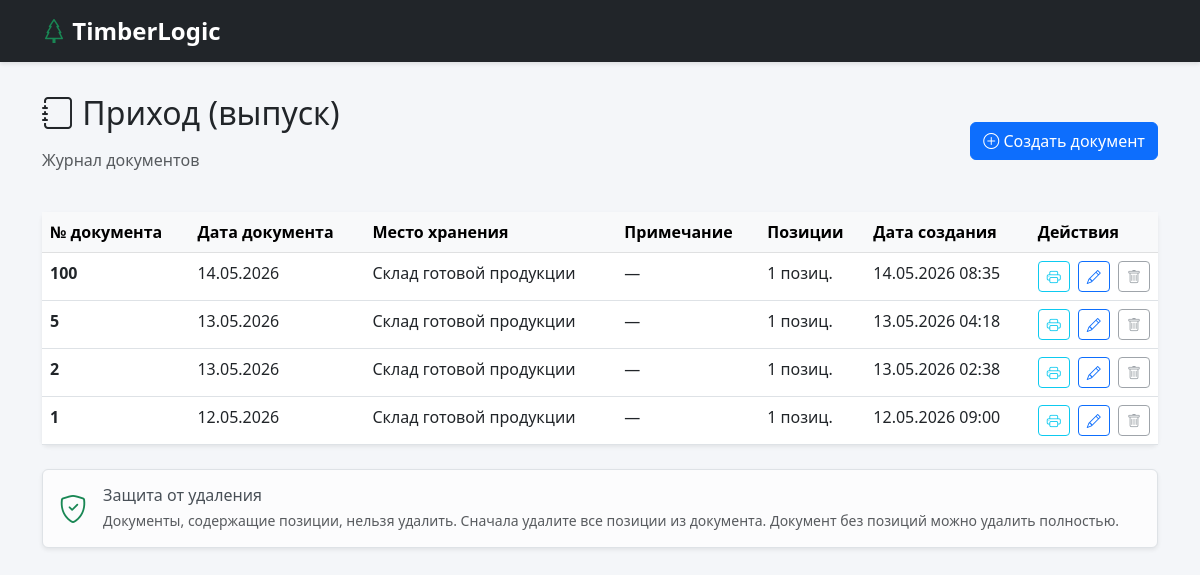
Page /documents/income/ on the earlier database version.
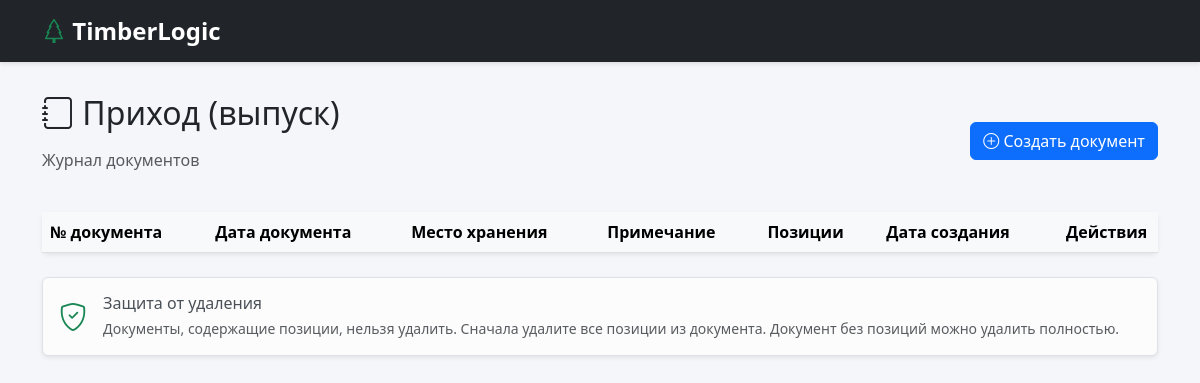
Same page on the later database version.
### lumber_track/models.py (models this page shows, shortened)
class Document(models.Model):
    DOCUMENT_TYPES = [
        (1, 'Начальные остатки'),
        (2, 'Приход (выпуск)'),
        (3, 'Расход (отгрузка)'),
    ]
    doc_type = models.PositiveSmallIntegerField(choices=DOCUMENT_TYPES, verbose_name="Тип документа")
    doc_number = models.CharField(max_length=50,  verbose_name="Номер документа")
    doc_date = models.DateField(verbose_name="Дата документа")
    note = models.TextField(blank=True, verbose_name="Примечание")
    created_at = models.DateTimeField(auto_now_add=True, verbose_name="Дата создания")
    location = models.ForeignKey(StorageLocation, on_delete=models.PROTECT, related_name='documents_from',
                                 verbose_name="Откуда")
    to_location = models.ForeignKey(StorageLocation, on_delete=models.PROTECT, null=True, blank=True,
                                    related_name='documents_to', verbose_name="Куда")
    class Meta:
        ordering = ['-doc_date', '-created_at']
        verbose_name = "Документ"
        verbose_name_plural = "Документы"
        unique_together = ['doc_type', 'doc_number']

class StorageLocation(models.Model):
    name = models.CharField(max_length=100, unique=True, verbose_name="Название")
    responsible_person = models.CharField(
        max_length=100,
        blank=True,
        verbose_name="Ответственный (ФИО)"
    )
    created_at = models.DateTimeField(auto_now_add=True, verbose_name="Дата создания")
    class Meta:
        verbose_name = "Место хранения"
        verbose_name_plural = "Места хранения"
        ordering = ['name']

### lumber_track/views.py (the view)
# urls.py: path('documents/income/', views.document_journal, {'doc_type': 2}, name='document_income_journal'),
def document_journal(request, doc_type):
    doc_type_name = dict(Document.DOCUMENT_TYPES).get(doc_type, 'Документы')
    documents = Document.objects.filter(doc_type=doc_type).prefetch_related('items').order_by('-doc_date',
                                                                                              '-created_at')
    for doc in documents:
        doc.has_items = doc.items.exists()
    context = {
        'title': doc_type_name,
        'documents': documents,
        'doc_type': doc_type,
        'delete_url': 'lumber_track:document_delete',
    }
    return render(request, 'lumber_track/document_journal.html', context)

### lumber_track/templates/lumber_track/document_journal.html (shortened to what this page needs)
{% extends 'lumber_track/base.html' %}
{% block content %}
<div class="row mb-4">
    <div class="col-12 d-flex justify-content-between align-items-center">
        <div>
            <h1 class="h2 mb-3">
                <i class="bi bi-journal"></i> {{ title }}
            </h1>
            <p class="text-muted">Журнал документов</p>
        </div>
        <div>
            <a href="{% url 'lumber_track:document_create' doc_type %}" class="btn btn-primary">
                <i class="bi bi-plus-circle"></i> Создать документ
            </a>
        </div>
    </div>
</div>
<div class="row">
    <div class="col-12">
        <div class="card shadow-sm border-0">
            <div class="card-body p-0">
                <div class="table-responsive">
                    <table class="table table-hover mb-0">
                        <thead class="table-light">
    <tr>
        <th>№ документа</th>
        <th>Дата документа</th>
        <th>{% if doc_type == 3 %}Куда отправлено{% else %}Место хранения{% endif %}</th>
        <th>Примечание</th>
        <th>Позиции</th>
        <th>Дата создания</th>
        <th style="width: 100px;">Действия</th>
    </tr>
</thead>
<tbody>
    {% for doc in documents %}
    <tr>
        <td><strong>{{ doc.doc_number }}</strong></td>
        <td>{{ doc.doc_date|date:"d.m.Y" }}</td>
        <td>
            {% if doc_type == 3 %}
                {% if doc.to_location %}
                    {{ doc.to_location.name }}
                {% else %}
                    —
                {% endif %}
            {% else %}
                {% if doc.location %}{{ doc.location.name }}{% else %}—{% endif %}
            {% endif %}
        </td>
        <td>{{ doc.note|truncatechars:50|default:"—" }}</td>
        <td>{% if doc.has_items %}{{ doc.items.count }} позиц.{% else %}0 позиций{% endif %}</td>
        <td>{{ doc.created_at|date:"d.m.Y H:i" }}</td>
        <td class="text-nowrap">
    <a href="{% url 'lumber_track:document_print' doc.id %}"
       class="btn btn-sm btn-outline-info me-1"
       title="Печать документа"
       target="_blank">
        <i class="bi bi-printer"></i>
    </a>
    <a href="{% url 'lumber_track:document_edit' doc.id %}"
       class="btn btn-sm btn-outline-primary me-1"
       title="Редактировать">
        <i class="bi bi-pencil"></i>
    </a>
    {% if doc.has_items %}
        <span class="btn btn-sm btn-outline-secondary disabled" title="Нельзя удалить - есть позиции">
            <i class="bi bi-trash"></i>
        </span>
    {% endif %}
</td>
    </tr>
    {% endfor %}
</tbody>
                    </table>
                </div>
            </div>
        </div>
    </div>
</div>
<div class="row mt-4">
    <div class="col-12">
        <div class="alert alert-light border shadow-sm">
            <div class="d-flex align-items-center">
                <i class="bi bi-shield-check fs-3 me-3 text-success"></i>
                <div>
                    <h6 class="mb-1">Защита от удаления</h6>
                    <p class="mb-0 text-muted small">
                        Документы, содержащие позиции, нельзя удалить. Сначала удалите все позиции из документа.
                        Документ без позиций можно удалить полностью.
                    </p>
                </div>
            </div>
        </div>
    </div>
</div>
{% endblock %}

### lumber_track/templates/lumber_track/base.html (shortened to what this page needs)
<!DOCTYPE html>
<html lang="ru">
<head>
    {% load static %}
    <link href="{% static 'bootstrap/bootstrap.min.css' %}" rel="stylesheet">
<link href="{% static 'bootstrap-icons/bootstrap-icons.min.css' %}" rel="stylesheet">
    <link href="https://cdn.jsdelivr.net/npm/select2@4.1.0-rc.0/dist/css/select2.min.css" rel="stylesheet" />
    <link href="https://cdn.jsdelivr.net/npm/select2-bootstrap-5-theme@1.3.0/dist/select2-bootstrap-5-theme.min.css" rel="stylesheet" />
</head>
<body>
    <nav class="navbar navbar-expand-lg navbar-dark bg-dark">
        <div class="container ">
            <a class="navbar-brand text-white" href="">
                 <i class="bi bi-tree text-success" ></i> TimberLogic
            </a>
        </div>
    </nav>
    <div class="main-content">
        <div class="container">
            {% block content %}
            {% endblock %}
        </div>
    </div>
</body>
</html>

### lumber_track/templates/lumber_track/base.html (style rules this page uses)
body { background-color: #f4f6f9; font-family: 'Segoe UI', Tahoma, Geneva, Verdana, sans-serif; }
.navbar-brand { font-weight: 700; font-size: 1.5rem; }
.navbar { box-shadow: 0 2px 4px rgba(0,0,0,0.1); }
.main-content { padding: 2rem 0; }

Differences in the rows shown:
removed Document: doc_number "100", doc_date "14.05.2026", location.name "Склад готовой продукции", note "—", items.count "1", created_at "14.05.2026 08:35"
removed Document: doc_number "5", doc_date "13.05.2026", location.name "Склад готовой продукции", note "—", items.count "1", created_at "13.05.2026 04:18"
removed Document: doc_number "2", doc_date "13.05.2026", location.name "Склад готовой продукции", note "—", items.count "1", created_at "13.05.2026 02:38"
removed Document: doc_number "1", doc_date "12.05.2026", location.name "Склад готовой продукции", note "—", items.count "1", created_at "12.05.2026 09:00"
